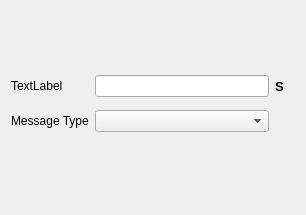
<?xml version="1.0" encoding="UTF-8"?>
<ui version="4.0">
 <class>GTAActionLineEditor</class>
 <widget class="QWidget" name="GTAActionLineEditor">
  <property name="geometry">
   <rect>
    <x>0</x>
    <y>0</y>
    <width>306</width>
    <height>215</height>
   </rect>
  </property>
  <property name="windowTitle">
   <string>Form</string>
  </property>
  <layout class="QGridLayout" name="gridLayout_2">
   <item row="0" column="0">
    <spacer name="verticalSpacer_2">
     <property name="orientation">
      <enum>Qt::Vertical</enum>
     </property>
     <property name="sizeHint" stdset="0">
      <size>
       <width>20</width>
       <height>59</height>
      </size>
     </property>
    </spacer>
   </item>
   <item row="1" column="0">
    <layout class="QGridLayout" name="gridLayout">
     <item row="0" column="0">
      <widget class="QLabel" name="LineEditLabel">
       <property name="text">
        <string>TextLabel</string>
       </property>
      </widget>
     </item>
     <item row="0" column="1">
      <widget class="QLineEdit" name="LineEdtorLE"/>
     </item>
     <item row="0" column="2">
      <widget class="QLabel" name="LineEditSuffixLabel">
       <property name="font">
        <font>
         <pointsize>10</pointsize>
         <weight>75</weight>
         <italic>false</italic>
         <bold>true</bold>
        </font>
       </property>
       <property name="text">
        <string>S</string>
       </property>
      </widget>
     </item>
     <item row="1" column="0">
      <widget class="QLabel" name="MessageTypeLabel">
       <property name="sizePolicy">
        <sizepolicy hsizetype="Preferred" vsizetype="Fixed">
         <horstretch>0</horstretch>
         <verstretch>0</verstretch>
        </sizepolicy>
       </property>
       <property name="maximumSize">
        <size>
         <width>100</width>
         <height>16777215</height>
        </size>
       </property>
       <property name="text">
        <string>Message Type</string>
       </property>
      </widget>
     </item>
     <item row="1" column="1">
      <widget class="QComboBox" name="MessageTypeCB"/>
     </item>
     <item row="1" column="2">
      <spacer name="verticalSpacer">
       <property name="orientation">
        <enum>Qt::Vertical</enum>
       </property>
       <property name="sizeHint" stdset="0">
        <size>
         <width>20</width>
         <height>22</height>
        </size>
       </property>
      </spacer>
     </item>
    </layout>
   </item>
   <item row="2" column="0">
    <spacer name="verticalSpacer_3">
     <property name="orientation">
      <enum>Qt::Vertical</enum>
     </property>
     <property name="sizeHint" stdset="0">
      <size>
       <width>20</width>
       <height>59</height>
      </size>
     </property>
    </spacer>
   </item>
  </layout>
 </widget>
 <resources/>
 <connections/>
</ui>
